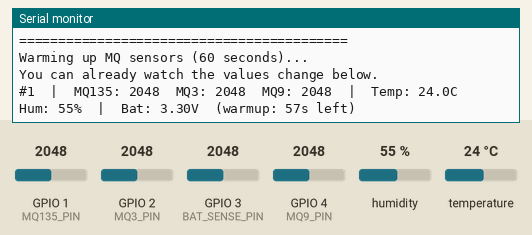
Bench run of a sketch on a simulated ESP32. On the bench: the last lines printed to the serial monitor. The inputs (shaded band) are chosen by the test bench; at power-on: GPIO 1 (MQ135_PIN) = 2048, GPIO 2 (MQ3_PIN) = 2048, GPIO 4 (MQ9_PIN) = 2048, GPIO 3 (BAT_SENSE_PIN) = 2048, humidity 55 %, temperature 24 °C (analog values on the 0–4095 scale).

Above: at 3.2 s.
3.3 s: GPIO 1 (MQ135_PIN) set to 1072
4.8 s: GPIO 1 (MQ135_PIN) set to 961
At 7.5 s:
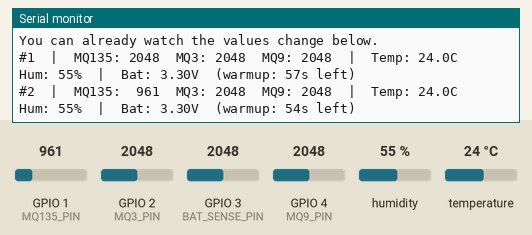
10.5 s: GPIO 2 (MQ3_PIN) set to 1030
At 11.6 s:
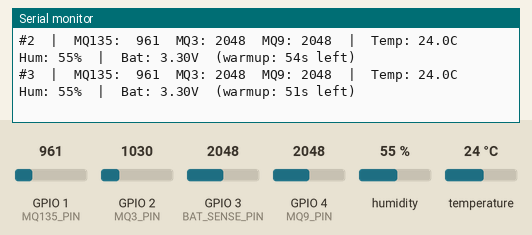
12.0 s: GPIO 2 (MQ3_PIN) set to 928
At 13.2 s:
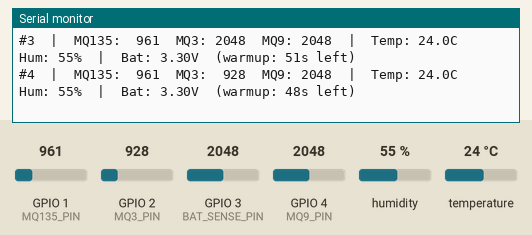
16.5 s: GPIO 4 (MQ9_PIN) set to 1048
At 17.4 s:
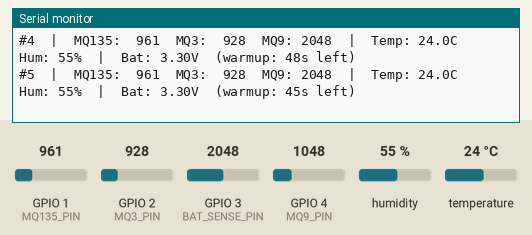
18.0 s: GPIO 4 (MQ9_PIN) set to 939
At 19.1 s:
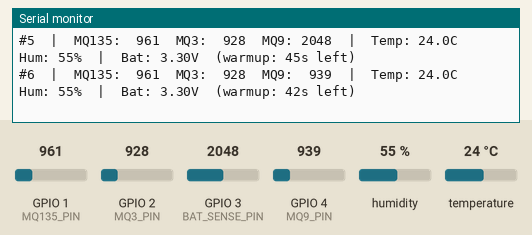

The sketch:

hardware_test.ino
```cpp
/*
 * Ethyleen — Hardware Test Sketch
 * Tests all sensors and battery WITHOUT WiFi/Firebase.
 * Upload this first to verify your wiring is correct.
 */

#include <Wire.h>
#include <Adafruit_BME280.h>

// ==================== Pin Definitions ====================
// Must match your physical wiring

#define MQ135_PIN  1   // GPIO1 — MQ-135 AO pin
#define MQ3_PIN    2   // GPIO2 — MQ-3 AO pin
#define MQ9_PIN    4   // GPIO4 — MQ-9 AO pin

#define BME280_SDA 8   // UEXT pin 6
#define BME280_SCL 9   // UEXT pin 5

#define BAT_SENSE_PIN 3  // GPIO3 — battery voltage divider

// ==================== BME280 ====================

Adafruit_BME280 bme;
bool bme_ok = false;

// ==================== Setup ====================

void setup() {
  Serial.begin(115200);
  delay(2000);  // Wait for Serial Monitor to open

  Serial.println();
  Serial.println("==========================================");
  Serial.println("  Ethyleen Hardware Test");
  Serial.println("  Testing: MQ-135, MQ-3, MQ-9, BME280, Battery");
  Serial.println("==========================================");
  Serial.println();

  // Configure ADC
  analogReadResolution(12);
  analogSetAttenuation(ADC_11db);

  // Test BME280 on UEXT I2C
  Serial.println("[TEST 1] BME280 on UEXT port...");
  Wire.begin(BME280_SDA, BME280_SCL);
  if (bme.begin(0x76, &Wire)) {
    bme_ok = true;
    Serial.println("  PASS — BME280 found at address 0x76");
  } else if (bme.begin(0x77, &Wire)) {
    bme_ok = true;
    Serial.println("  PASS — BME280 found at address 0x77");
  } else {
    Serial.println("  FAIL — BME280 not detected!");
    Serial.println("         Check: is CABLE-UEXT-JWF plugged in firmly?");
    Serial.println("         Check: is MOD-BME280 connected to the other end?");
  }

  // Test ADC pins (check if sensors are providing voltage)
  Serial.println();
  Serial.println("[TEST 2] MQ sensor ADC pins...");

  int raw135 = analogRead(MQ135_PIN);
  int raw3   = analogRead(MQ3_PIN);
  int raw9   = analogRead(MQ9_PIN);

  Serial.printf("  MQ-135 (GPIO%d): raw=%d  voltage=%.2fV", MQ135_PIN, raw135, raw135 / 4095.0 * 3.3);
  if (raw135 < 10) Serial.println("  <- SUSPICIOUS: too low, check wiring");
  else if (raw135 > 4080) Serial.println("  <- SUSPICIOUS: maxed out, check wiring");
  else Serial.println("  OK");

  Serial.printf("  MQ-3   (GPIO%d): raw=%d  voltage=%.2fV", MQ3_PIN, raw3, raw3 / 4095.0 * 3.3);
  if (raw3 < 10) Serial.println("  <- SUSPICIOUS: too low, check wiring");
  else if (raw3 > 4080) Serial.println("  <- SUSPICIOUS: maxed out, check wiring");
  else Serial.println("  OK");

  Serial.printf("  MQ-9   (GPIO%d): raw=%d  voltage=%.2fV", MQ9_PIN, raw9, raw9 / 4095.0 * 3.3);
  if (raw9 < 10) Serial.println("  <- SUSPICIOUS: too low, check wiring");
  else if (raw9 > 4080) Serial.println("  <- SUSPICIOUS: maxed out, check wiring");
  else Serial.println("  OK");

  Serial.println();
  Serial.println("  NOTE: MQ sensors need 1-2 minutes to warm up.");
  Serial.println("        Values will be unstable at first — that's normal.");
  Serial.println("        If a sensor reads 0 or 4095 after warmup, the wiring is wrong.");

  // Test battery sense
  Serial.println();
  Serial.println("[TEST 3] Battery voltage...");
  int rawBat = analogRead(BAT_SENSE_PIN);
  float batVoltage = (rawBat / 4095.0) * 3.3 * 2.0;  // *2 for voltage divider
  Serial.printf("  GPIO%d: raw=%d  estimated voltage=%.2fV\n", BAT_SENSE_PIN, rawBat, batVoltage);
  if (batVoltage > 3.0 && batVoltage < 4.3) {
    float pct = (batVoltage - 3.3) / (4.2 - 3.3) * 100.0;
    if (pct < 0) pct = 0;
    if (pct > 100) pct = 100;
    Serial.printf("  PASS — Battery at ~%.0f%% (%.2fV)\n", pct, batVoltage);
  } else if (rawBat < 10) {
    Serial.println("  NOTE — No battery detected (running on USB power only?)");
  } else {
    Serial.printf("  WARNING — Unexpected voltage: %.2fV\n", batVoltage);
  }

  Serial.println();
  Serial.println("==========================================");
  Serial.println("  Setup tests complete.");
  Serial.println("  Starting continuous readings below...");
  Serial.println("  (every 3 seconds for quick feedback)");
  Serial.println("==========================================");
  Serial.println();

  // Short warmup
  Serial.println("Warming up MQ sensors (60 seconds)...");
  Serial.println("You can already watch the values change below.");
  Serial.println();
}

// ==================== Main Loop ====================

unsigned long last_print = 0;
int reading_num = 0;

void loop() {
  if (millis() - last_print < 3000) return;  // Print every 3 seconds
  last_print = millis();
  reading_num++;

  // Read MQ sensors (average 10 samples)
  float raw135 = 0, raw3 = 0, raw9 = 0;
  for (int i = 0; i < 10; i++) {
    raw135 += analogRead(MQ135_PIN);
    raw3   += analogRead(MQ3_PIN);
    raw9   += analogRead(MQ9_PIN);
    delay(5);
  }
  raw135 /= 10.0;
  raw3   /= 10.0;
  raw9   /= 10.0;

  // Read BME280
  float temp = -99, hum = -1;
  if (bme_ok) {
    bme.takeForcedMeasurement();
    temp = bme.readTemperature();
    hum  = bme.readHumidity();
  }

  // Read battery
  float batRaw = analogRead(BAT_SENSE_PIN);
  float batV = (batRaw / 4095.0) * 3.3 * 2.0;

  // Print
  Serial.printf("#%d  |  ", reading_num);
  Serial.printf("MQ135: %4.0f  MQ3: %4.0f  MQ9: %4.0f  |  ", raw135, raw3, raw9);

  if (bme_ok) {
    Serial.printf("Temp: %.1fC  Hum: %.0f%%  |  ", temp, hum);
  } else {
    Serial.printf("BME280: N/A  |  ");
  }

  Serial.printf("Bat: %.2fV", batV);

  if (reading_num <= 20) {
    Serial.printf("  (warmup: %ds left)", 60 - reading_num * 3);
  }

  Serial.println();
}
```

Measured:
- the behaviour switches between 1000 and 999 on GPIO 1 (MQ135_PIN) (found by bisection; images 0 and 1)
- the behaviour switches between 1000 and 999 on GPIO 2 (MQ3_PIN) (found by bisection; images 2 and 3)
- the behaviour switches between 1000 and 999 on GPIO 4 (MQ9_PIN) (found by bisection; images 4 and 5)
- after the input at 4.8 s, the serial monitor: prints a new line after 1.3 s (image 1)
- after the input at 12.0 s, the serial monitor: prints a new line after 0.06 s (image 3)
- after the input at 18.0 s, the serial monitor: prints a new line after 0.06 s (image 5)
